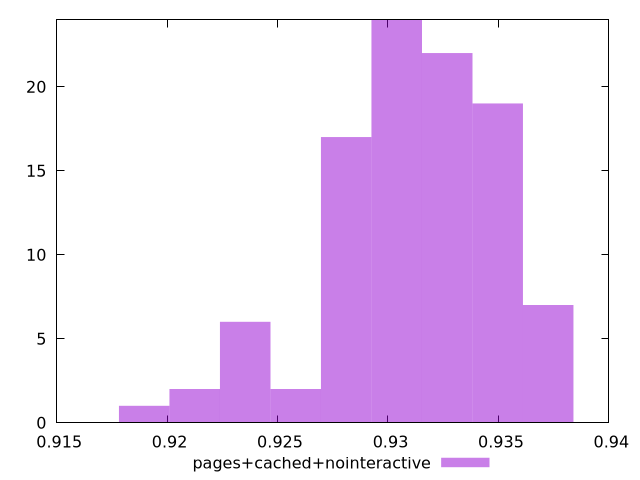

Recreate this plot in gnuplot.
$_pagesCachedNointeractive <<EOF
0.9326811813726213 22
0.9303951980849433 24
0.9372531479479773 7
0.9212512649342314 2
0.9281092147972654 17
0.9349671646602994 19
0.9189652816465534 1
0.9258232315095873 2
0.9235372482219094 6
EOF
set key outside below
set terminal pngcairo
set output "report_00005_2020-11-02T22-26-11.212Z/mainthread-work-breakdown/pages+cached+nointeractive//hist.png"
set yrange [0:24]
set boxwidth 0.0022859832876779935
set style fill transparent solid 0.5 noborder
plot $_pagesCachedNointeractive title "pages+cached+nointeractive" with boxes ,
